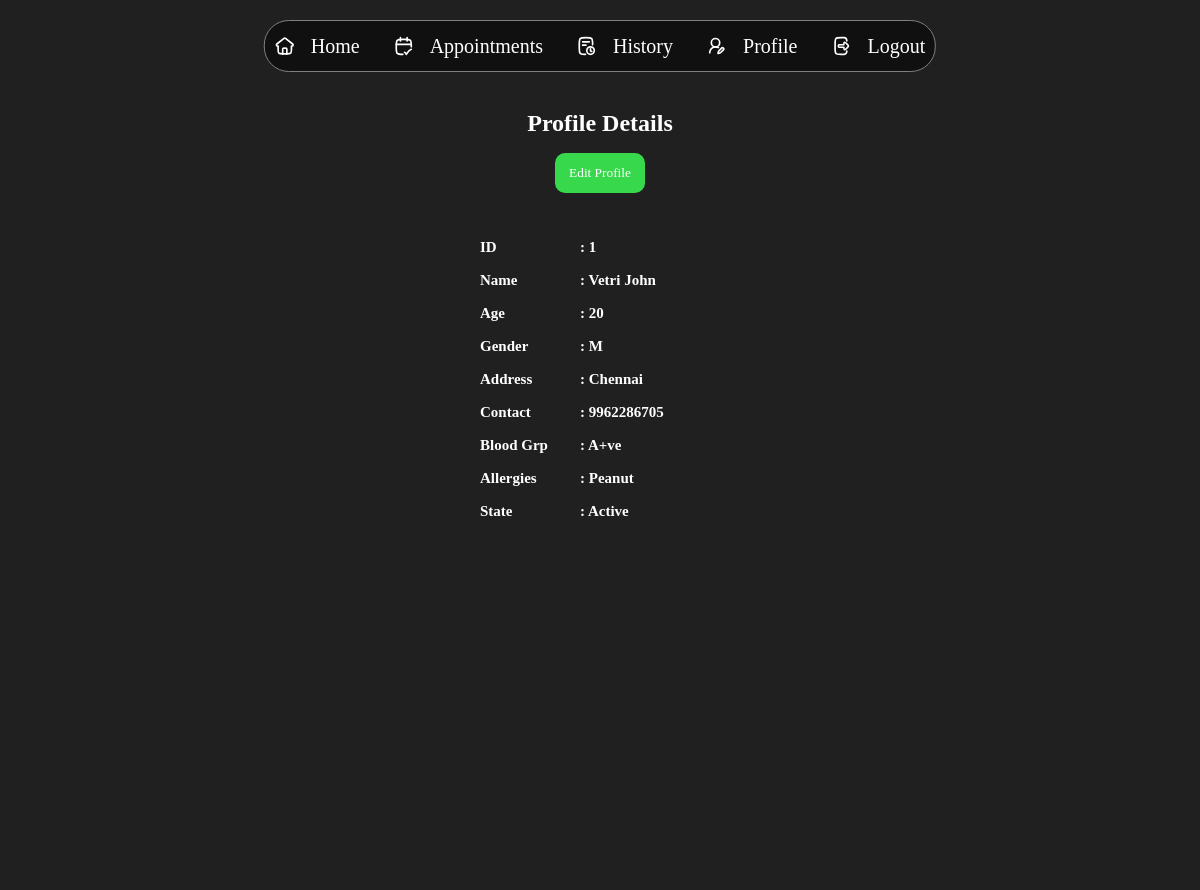
/updatepatprofile (signed in), run on the app's committed database.
### tables this page shows
CREATE TABLE PATIENTS(
                PATIENT_ID INTEGER PRIMARY KEY,
                PATIENT_NAME TEXT,
                AGE INTEGER,
                GENDER TEXT,
                ADDRESS TEXT,
                CONTACT TEXT,
                BLOOD_GRP TEXT,
                ALLERGIES TEXT,
                STATE TEXT,
                FOREIGN KEY (PATIENT_ID) REFERENCES USERS (USER_ID) ON DELETE CASCADE);

### app.py (the view)
@app.route('/updatepatprofile', methods=['POST','GET'])
def updatepatprofile():
    uname = session.get('username')
    con = sqlite3.connect(database)
    cur = con.cursor()
    cur.execute('SELECT * FROM PATIENTS WHERE PATIENT_NAME LIKE ?', (f"%{uname}%",))
    res = cur.fetchone()
    con.close()
    return render_template('patient/profile.html', profiledet=res)

### Templates/patient/profile.html (shortened to what this page needs)
<!DOCTYPE html>
<html lang="en">
<head>
    <link rel="stylesheet" href="{{ url_for('static', filename='css/admindash.css') }}">
</head>
<body>
    <div class="navbar">
            <div class="icon">
                <img src="{{ url_for('static',filename='icons/home.svg')}}" alt="">
                <a href="/patient_dashboard">Home</a>
            </div>
            <div class="icon">
                <img src="{{ url_for('static',filename='icons/app.svg')}}" alt="">
                <a href="/bookappointment">Appointments</a>
            </div>
            <div class="icon">
                <img src="{{ url_for('static',filename='icons/history.svg')}}" alt="">
                <a href="/history">History</a>
            </div>
            <div class="icon">
                <img src="{{ url_for('static',filename='icons/profile.svg')}}" alt="">
                <a href="">Profile</a>
            </div>
            <div class="icon">
                <img src="{{ url_for('static',filename='icons/logout.svg')}}" alt="">
                <a href="/">Logout</a>
            </div>
    </div>
    <section class="main">
        <div class="view" style="height: 100vh; gap: 1em;">
            <h1 style="color: white; margin-top: 20px;">Profile Details</h1>
            {% if none in profiledet %}
            <a href="{{ url_for('editpatprofile', patient_id=profiledet[0]) }}" style="text-decoration:none;">
                        <button class="add" type="button">Complete Profile</button>
            </a>
            {% else %}
            <a href="{{ url_for('editpatprofile', patient_id=profiledet[0]) }}" style="text-decoration:none;">
                        <button class="add" type="button">Edit Profile</button>
            </a>
            {% endif %}
            <div class="details" style="margin-top: 30px;">
                <div class="hmmt">
                    <h1>ID</h1>
                </div>
                <div class="val">
                    <h1>: {{profiledet[0]}}</h1>
                </div>
            </div>
            <div class="details">
                <div class="hmmt">
                    <h1>Name</h1>
                </div>
                <div class="val">
                    <h1>: {{profiledet[1]}}</h1>
                </div>
            </div>
            <div class="details">
                <div class="hmmt">
                    <h1>Age</h1>
                </div>
                <div class="val">
                    <h1>: {{profiledet[2]}}</h1>
                </div>
            </div>
            <div class="details">
                <div class="hmmt">
                    <h1>Gender</h1>
                </div>
                <div class="val">
                    <h1>: {{profiledet[3]}}</h1>
                </div>
            </div>
            <div class="details">
                <div class="hmmt">
                    <h1>Address</h1>
                </div>
                <div class="val">
                    <h1>: {{profiledet[4]}}</h1>
                </div>
            </div>
            <div class="details">
                <div class="hmmt">
                    <h1>Contact</h1>
                </div>
                <div class="val">
                    <h1>: {{profiledet[5]}}</h1>
                </div>
            </div>
            <div class="details">
                <div class="hmmt">
                    <h1>Blood Grp</h1>
                </div>
                <div class="val">
                    <h1>: {{profiledet[6]}}</h1>
                </div>
            </div>
            <div class="details">
                <div class="hmmt">
                    <h1>Allergies</h1>
                </div>
                <div class="val">
                    <h1>: {{profiledet[7]}}</h1>
                </div>
            </div>
            <div class="details">
                <div class="hmmt">
                    <h1>State</h1>
                </div>
                <div class="val">
                    <h1>: {{profiledet[8]}}</h1>
                </div>
            </div>
        </div>
    </section>
</body>
</html>

### Static/css/admindash.css (style rules this page uses)
* { margin: 0; padding: 0; }
body { background-color: #202021; }
.main { width: 100%; min-height: 100vh; background-color: #101010; margin-top: 90px; }
.navbar { width: auto; height: 50px; background-color: #101010; border-radius: 25px; border: 1px solid grey; position: fixed; display: flex; align-items: center; justify-content: space-evenly; top: 20px; left: 50%; transform: translate(-50%); z-index: 99999; gap: 1.5em; padding-left: 5px; padding-right: 5px; }
.navbar h1, a { color: white; font-family: 'sfpror'; font-size: 20px; text-decoration: none; }
.icon { display: flex; align-items: center; gap: 1em; height: 40px; border-radius: 25px; padding-left: 5px; padding-right: 5px; cursor: pointer; }
.icon img { width: 20px; }
.view { width:100%; background-color: #202021; overflow-y: scroll; overflow-x: hidden; scrollbar-width: none; display: flex; align-items: center; flex-direction: column; font-family: 'sfpror'; }
button { width: 90px; height: 30px; cursor: pointer; border-radius: 10px; border: none; font-family: 'sfpror'; }
.add { background-color: #37d84c; height: 40px; color: white; }
.details { display: flex; color: white; width: 240px; font-size: 10px; }
.hmmt { width: 100px; }
.val { width: 140px; }

### data on the page
PATIENTS: PATIENT_ID "1", PATIENT_NAME "Vetri John", AGE "20", GENDER "M", ADDRESS "Chennai", CONTACT "9962286705", BLOOD_GRP "A+ve", ALLERGIES "Peanut", STATE "Active"
